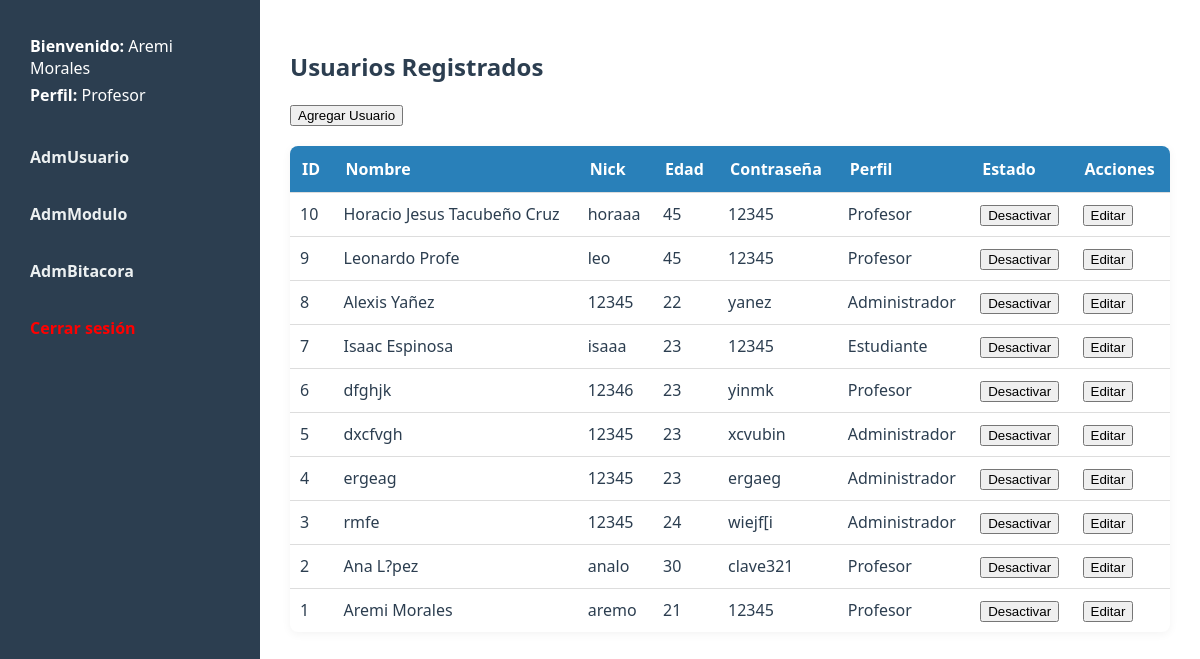
Page /AdmUsuario/index.php (signed in) on the committed database.
### tables this page shows
CREATE TABLE `modulo` (
  `Id_mod` int(11) NOT NULL,
  `Nombre` varchar(40) DEFAULT NULL,
  `Url` varchar(70) DEFAULT NULL,
  `Borrado` char(1) DEFAULT NULL
);

CREATE TABLE `usuario` (
  `id_u` int(11) NOT NULL,
  `Nick` varchar(20) DEFAULT NULL,
  `Pwd` varchar(8) DEFAULT NULL,
  `Borrado` char(1) DEFAULT NULL,
  `Id_p` int(11) DEFAULT NULL,
  `Id_person` int(11) NOT NULL
);

CREATE TABLE `persona` (
  `id` int(11) NOT NULL,
  `nombre` varchar(255) NOT NULL,
  `edad` int(11) DEFAULT NULL,
  `correo` varchar(255) NOT NULL,
  `borrado` bit(1) DEFAULT b'0'
);

CREATE TABLE `perfil` (
  `Id_p` int(11) NOT NULL,
  `Nombre` varchar(25) DEFAULT NULL,
  `Descripcion` varchar(70) DEFAULT NULL,
  `Borrado` char(1) DEFAULT NULL
);

### AdmUsuario/controlador/controlador.php (called while the page is built, shortened)
<?php
include_once $_SERVER['DOCUMENT_ROOT'] . '/SEyBT/config/conexion.php';
include_once $_SERVER['DOCUMENT_ROOT'] . '/SEyBT/AdmUsuario/modelo/modelo.php';
$perfil = $_SESSION['perfil'];
$modulos = obtenerModulosPorPerfil($conn, $perfil);
$usuarios = obtenerUsuarios($conn);
?>

### AdmUsuario/modelo/modelo.php (called while the page is built, shortened)
<?php
function obtenerModulosPorPerfil($conn, $perfil) {
    $sql = "SELECT modulo.nombre, modulo.url
            FROM modulo
            INNER JOIN mod_perfil ON mod_perfil.Id_mod = modulo.Id_mod
            WHERE mod_perfil.Id_p = (SELECT Id_p FROM perfil WHERE Nombre = ?)";
    $stmt = $conn->prepare($sql);
    $stmt->bind_param("s", $perfil);
    $stmt->execute();
    $result = $stmt->get_result();
    $modulos = [];
    while ($row = $result->fetch_assoc()) {
        $modulos[] = $row;
    }
    return $modulos;
}
function obtenerUsuarios($conn) {
    $sql = "SELECT usuario.Id_u, persona.Nombre, usuario.Nick, persona.Edad, usuario.Pwd, usuario.Borrado, perfil.Nombre AS Perfil
            FROM usuario
            LEFT JOIN persona ON usuario.Id_person = persona.id
            LEFT JOIN perfil ON usuario.Id_p = perfil.Id_p
            WHERE persona.Borrado = 0
            ORDER BY usuario.Id_u DESC";
    $result = $conn->query($sql);
    $usuarios = [];
    while ($row = $result->fetch_assoc()) {
        $usuarios[] = $row;
    }
    return $usuarios;
}
?>

### AdmUsuario/index.php (the view, shortened to what this page needs)
<?php
include './controlador/controlador.php';
?>
<!DOCTYPE html>
<html lang="es">
<head>
    <link rel="stylesheet" href="../css/estilo.css">
</head>
<body>
<aside>
    <div class="bienvenida">
        <p><strong>Bienvenido:</strong> <?= $_SESSION['usuario'] ?></p>
        <p><strong>Perfil:</strong> <?= $_SESSION['perfil'] ?? 'No definido' ?></p>
    </div>
    <?php foreach ($modulos as $modulo): ?>
        <a href="<?= '/SEyBT'.$modulo['url'] ?>"><?= $modulo['nombre'] ?></a>
    <?php endforeach; ?>
    <a href="../logout.php" style="color:red;">Cerrar sesión</a>
</aside>
<main>
    <h2>Usuarios Registrados</h2>
    <form action="agregar.php" method="post">
        <input type="submit" value="Agregar Usuario">
    </form>
    <table>
        <tr>
            <th>ID</th>
            <th>Nombre</th>
            <th>Nick</th>
            <th>Edad</th>
            <th>Contraseña</th>
            <th>Perfil</th>
            <th>Estado</th>
            <th>Acciones</th>
        </tr>
        <?php foreach ($usuarios as $row): ?>
        <tr>
            <td><?= $row['Id_u'] ?></td>
            <td><?= $row['Nombre'] ?></td>
            <td><?= $row['Nick'] ?></td>
            <td><?= $row['Edad'] ?></td>
            <td><?= $row['Pwd'] ?></td>
            <td><?= $row['Perfil'] ?></td>
            <td>
                <form action="./controlador/activar_controlador.php" method="post">
                    <input type="submit" value="<?= isset($row['Borrado']) && $row['Borrado'] == 1 ? 'Activar' : 'Desactivar' ?>">
                </form>
            </td>
            <td>
                <form action="editar.php" method="post">
                    <input type="submit" value="Editar">
                </form>
            </td>
        </tr>
        <?php endforeach; ?>
    </table>
</main>
</body>
</html>

### css/estilo.css (style rules this page uses)
body { font-family: 'Segoe UI', Tahoma, Geneva, Verdana, sans-serif; margin: 0; display: flex; background-color: #f4f6f8; color: #2c3e50; }
aside { width: 220px; background-color: #2c3e50; padding: 20px; height: 100vh; box-shadow: 2px 0 5px rgb(255, 255, 255); }
.bienvenida { color: #ffffff; padding: 10px; border-radius: 5px; margin-bottom: 15px; }
.bienvenida p { margin: 5px 0; }
aside a { display: block; margin-bottom: 15px; text-decoration: none; color: #ecf0f1; font-weight: bold; padding: 10px; border-radius: 5px; transition: 0.2s ease; }
aside a:last-child { color: #e74c3c; }
main { padding: 30px; flex: 1; background-color: #fff; }
table { width: 100%; border-collapse: collapse; margin-top: 20px; background-color: #fff; border-radius: 8px; overflow: hidden; box-shadow: 0 2px 10px rgba(0, 0, 0, 0.05); }
th { background-color: #2980b9; color: white; padding: 12px; text-align: left; }
td { padding: 10px; border-top: 1px solid #ddd; }

### rows in the picture
modulo: Nombre "AdmUsuario"
modulo: Nombre "AdmModulo"
modulo: Nombre "AdmBitacora"
usuario: id_u "10", Id_person.nombre "Horacio Jesus Tacubeño Cruz", Nick "horaaa", Id_person.edad "45", Pwd "12345", Id_p.Nombre "Profesor", Borrado "Desactivar"
usuario: id_u "9", Id_person.nombre "Leonardo Profe", Nick "leo", Id_person.edad "45", Pwd "12345", Id_p.Nombre "Profesor", Borrado "Desactivar"
usuario: id_u "8", Id_person.nombre "Alexis Yañez", Nick "12345", Id_person.edad "22", Pwd "yanez", Id_p.Nombre "Administrador", Borrado "Desactivar"
usuario: id_u "7", Id_person.nombre "Isaac Espinosa", Nick "isaaa", Id_person.edad "23", Pwd "12345", Id_p.Nombre "Estudiante", Borrado "Desactivar"
usuario: id_u "6", Id_person.nombre "dfghjk", Nick "12346", Id_person.edad "23", Pwd "yinmk", Id_p.Nombre "Profesor", Borrado "Desactivar"
usuario: id_u "5", Id_person.nombre "dxcfvgh", Nick "12345", Id_person.edad "23", Pwd "xcvubin", Id_p.Nombre "Administrador", Borrado "Desactivar"
usuario: id_u "4", Id_person.nombre "ergeag", Nick "12345", Id_person.edad "23", Pwd "ergaeg", Id_p.Nombre "Administrador", Borrado "Desactivar"
usuario: id_u "3", Id_person.nombre "rmfe", Nick "12345", Id_person.edad "24", Pwd "wiejf[i", Id_p.Nombre "Administrador", Borrado "Desactivar"
usuario: id_u "2", Id_person.nombre "Ana L?pez", Nick "analo", Id_person.edad "30", Pwd "clave321", Id_p.Nombre "Profesor", Borrado "Desactivar"
usuario: id_u "1", Id_person.nombre "Aremi Morales", Nick "aremo", Id_person.edad "21", Pwd "12345", Id_p.Nombre "Profesor", Borrado "Desactivar"

### other values in the picture
$_SESSION['usuario'] "Aremi Morales"
$_SESSION['perfil'] "Profesor"
